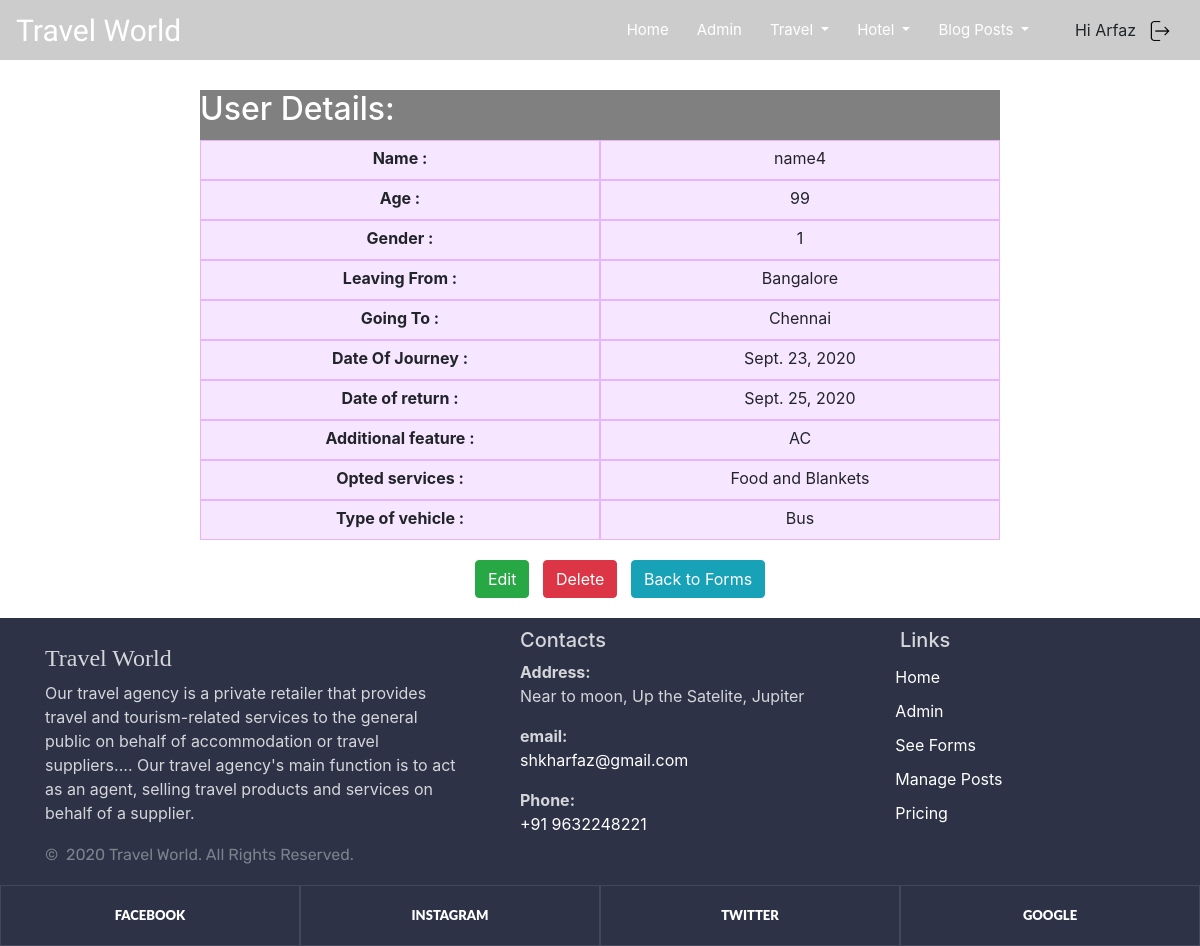
Page /project-detail/5 (signed in) on the committed database.
### core/models.py (models this page shows, shortened)
class Project(models.Model):
    Name = models.CharField(max_length=100, null=True, blank=True, verbose_name='Name')
    Age = models.IntegerField(null=True, blank=True, verbose_name='Age')
    Gender = models.CharField(max_length=10, null=True, blank=True, verbose_name='Gender')
    Leaving_From = models.ForeignKey("LeavingFromPlaces", null=True, blank=True, on_delete=models.CASCADE, related_name="Leaving_From")
    Going_To = models.ForeignKey("LeavingFromPlaces", null=True, blank=True, on_delete=models.CASCADE, related_name="Going_To")
    Date_Of_Journey = models.DateField(default=datetime.now)
    Date_of_return = models.DateField(default=datetime.now)
    Additional_feature = models.ForeignKey("MasterSpares", null=True, blank=True, on_delete=models.CASCADE)
    services = models.ManyToManyField("Facility", null=True, blank=True)
    Type_of_vehicle = models.CharField(max_length=100, null=True, blank=True, verbose_name='Type of vehicle')

class LeavingFromPlaces(models.Model):
    name = models.CharField(max_length=255, verbose_name='Places', null=True, blank=True)
    def __str__(self):
        return '{}'.format(self.name)

class MasterSpares(models.Model):
    name = models.CharField(max_length=255, verbose_name='Spare Name', null=True, blank=True)
    description = models.CharField(max_length=255, null=True, blank=True)
    def __str__(self):
        return '{}'.format(self.name)

class Facility(models.Model):
    facilities = models.CharField(max_length=255, verbose_name='Facilities', null=True, blank=True)
    def __str__(self):
        return '{}'.format(self.facilities)

### core/views.py (the view)
# urls.py: path('project-detail/<int:pk>', views.ProjectDetailView.as_view(), name="project-detail"),
class ProjectDetailView(LoginRequiredMixin, DetailView):
    model = Project
    form_class = ProjectForm
    template_name = 'project_detail.html'

### templates/project_detail.html (shortened to what this page needs)
{% extends 'core/base.html' %}
{% block content %}
<div style="margin-top:60px; text-align:center; padding-top:30px;" class="container col-lg-8 ">
    <div style="color:white; text-align:center;background-color:grey;height:50px;" class="row"><h2>User Details:</h2>
    </div>
    <div class="row">
        <div style="height:40px;padding-top:5px;background-color:#f7e6ff;border: 1px solid #e6b3ff;" class="col-md-6 "><strong>Name :</strong></div>
        <div style="height:40px;padding-top:5px;background-color:#f7e6ff;border: 1px solid #e6b3ff;" class="col-md-6">{{ project.Name }}</div>
    </div>
    <div class="row">
        <div style="height:40px;padding-top:5px;background-color:#f7e6ff;border: 1px solid #e6b3ff;" class="col-md-6 "><strong>Age :</strong></div>
        <div style="height:40px;padding-top:5px;background-color:#f7e6ff;border: 1px solid #e6b3ff;" class="col-md-6">{{ project.Age }}</div>
    </div>
    <div class="row">
        <div style="height:40px;padding-top:5px;background-color:#f7e6ff;border: 1px solid #e6b3ff;" class="col-md-6 "><strong>Gender :</strong>
        </div>
        <div style="height:40px;padding-top:5px;background-color:#f7e6ff;border: 1px solid #e6b3ff;" class="col-md-6">{{ project.Gender }}</div>
    </div>
    <div class="row">
        <div style="height:40px;padding-top:5px;background-color:#f7e6ff;border: 1px solid #e6b3ff;" class="col-md-6 "><strong>Leaving From
            :</strong></div>
        <div style="height:40px;padding-top:5px;background-color:#f7e6ff;border: 1px solid #e6b3ff;" class="col-md-6">{{ project.Leaving_From }}
        </div>
    </div>
    <div class="row">
        <div style="height:40px;padding-top:5px;background-color:#f7e6ff;border: 1px solid #e6b3ff;" class="col-md-6 "><strong>Going To :</strong>
        </div>
        <div style="height:40px;padding-top:5px;background-color:#f7e6ff;border: 1px solid #e6b3ff;" class="col-md-6">{{ project.Going_To }}</div>
    </div>
    <div class="row">
        <div style="height:40px;padding-top:5px;background-color:#f7e6ff;border: 1px solid #e6b3ff;" class="col-md-6 "><strong>Date Of Journey
            :</strong></div>
        <div style="height:40px;padding-top:5px;background-color:#f7e6ff;border: 1px solid #e6b3ff;" class="col-md-6">{{ project.Date_Of_Journey }}
        </div>
    </div>
    <div class="row">
        <div style="height:40px;padding-top:5px;background-color:#f7e6ff;border: 1px solid #e6b3ff;" class="col-md-6 "><strong>Date of return
            :</strong></div>
        <div style="height:40px;padding-top:5px;background-color:#f7e6ff;border: 1px solid #e6b3ff;" class="col-md-6">{{ project.Date_of_return }}
        </div>
    </div>
    <div class="row">
        <div style="height:40px;padding-top:5px;background-color:#f7e6ff;border: 1px solid #e6b3ff;" class="col-md-6 "><strong>Additional feature
            :</strong></div>
        <div style="height:40px;padding-top:5px;background-color:#f7e6ff;border: 1px solid #e6b3ff;" class="col-md-6">{{ project.Additional_feature }}
        </div>
    </div>
    <div class="row">
        <div style="height:40px;padding-top:5px;background-color:#f7e6ff;border: 1px solid #e6b3ff;" class="col-md-6 "><strong>Opted services
            :</strong></div>
        <div style="height:40px;padding-top:5px;background-color:#f7e6ff;border: 1px solid #e6b3ff;" class="col-md-6">{{ project.services.all|join:" and " }}
        </div>
    </div>
    <div class="row">
        <div style="height:40px;padding-top:5px;background-color:#f7e6ff;border: 1px solid #e6b3ff;" class="col-md-6 "><strong>Type of vehicle
            :</strong></div>
        <div style="height:40px;padding-top:5px;background-color:#f7e6ff;border: 1px solid #e6b3ff;" class="col-md-6">{{ project.Type_of_vehicle }}
        </div>
    </div>
</div>
<div style="margin:20px; text-align:center;" class="container col-lg-12 ">
    <a class="btn btn-success"  href="{% url 'core:project_update' project.pk %}">Edit</a>
    <form style="display:inline;" action="{% url 'core:project_delete' project.pk %}" method="post">{% csrf_token %}
        <input class="btn btn-danger" type="submit" value="Delete"/>
    </form>
    <a href="{% url 'core:project' %}" class="btn btn-info"> Back to Forms</a>
</div>
    {% endblock %}

### templates/core/Navbar.html (shortened to what this page needs)
{% load static %}
<nav class="navbar navbar-expand-lg fixed-top py-2 navbar-inverse">
    <a class="navbar-brand" href="{% url 'core:index' %}">Travel World</a>
    {% if user.is_authenticated %}
    <div class="collapse navbar-collapse" id="navbarSupportedContent">
        <ul class="navbar-nav ml-auto">
            <li class="nav-item cool-link">
                <a class="nav-link " href="{% url 'core:index'%}">Home</a>
            </li>
            {% if user.is_superuser %}
            <li class="nav-item cool-link"><a class="nav-link" href="/admin">Admin</a></li>
            <li class="nav-item dropdown cool-link">
                <a class="nav-link dropdown-toggle" href="{% url 'core:project' %}" role="button"
                   data-toggle="dropdown" aria-haspopup="true">
                    Travel
                </a>
            </li>
                        <li class="nav-item dropdown cool-link">
                <a class="nav-link dropdown-toggle" href="{% url 'api:guest_list' %}" role="button"
                   data-toggle="dropdown" aria-haspopup="true">
                    Hotel
                </a>
            </li>
            <li class="nav-item dropdown cool-link">
                <a class="nav-link dropdown-toggle" href="{% url 'core:posts' %}" role="button"
                   data-toggle="dropdown" aria-haspopup="true">
                    Blog Posts
                </a>
            </li>
            {% endif %}
            <li style="margin-top:13px;" class="nav-item">Hi {{user.username|title}}</li>
            <li id="logout" class="nav-item ">
                <a class="nav-link" href="{% url 'admin:logout' %}">
                    <img width="20px" height="20px" src="{% static 'images/logout.png' %} ">
                </a>
            </li>
        </ul>
    </div>
    {% endif %}
</nav>

### static/css/blog.css (style rules this page uses)
h1, h2, h3, h4, h5, h6 { font-family: "Playfair Display", Georgia, "Times New Roman", serif; }

### rows in the picture
Project: Name "name4", Age "99", Gender "1", Leaving_From "Bangalore", Going_To "Chennai", Date_Of_Journey "Sept. 23, 2020", Date_of_return "Sept. 25, 2020", Additional_feature "AC", services.all "Food and Blankets", Type_of_vehicle "Bus"

### other values in the picture
{{ user.username|title }} "Arfaz"
